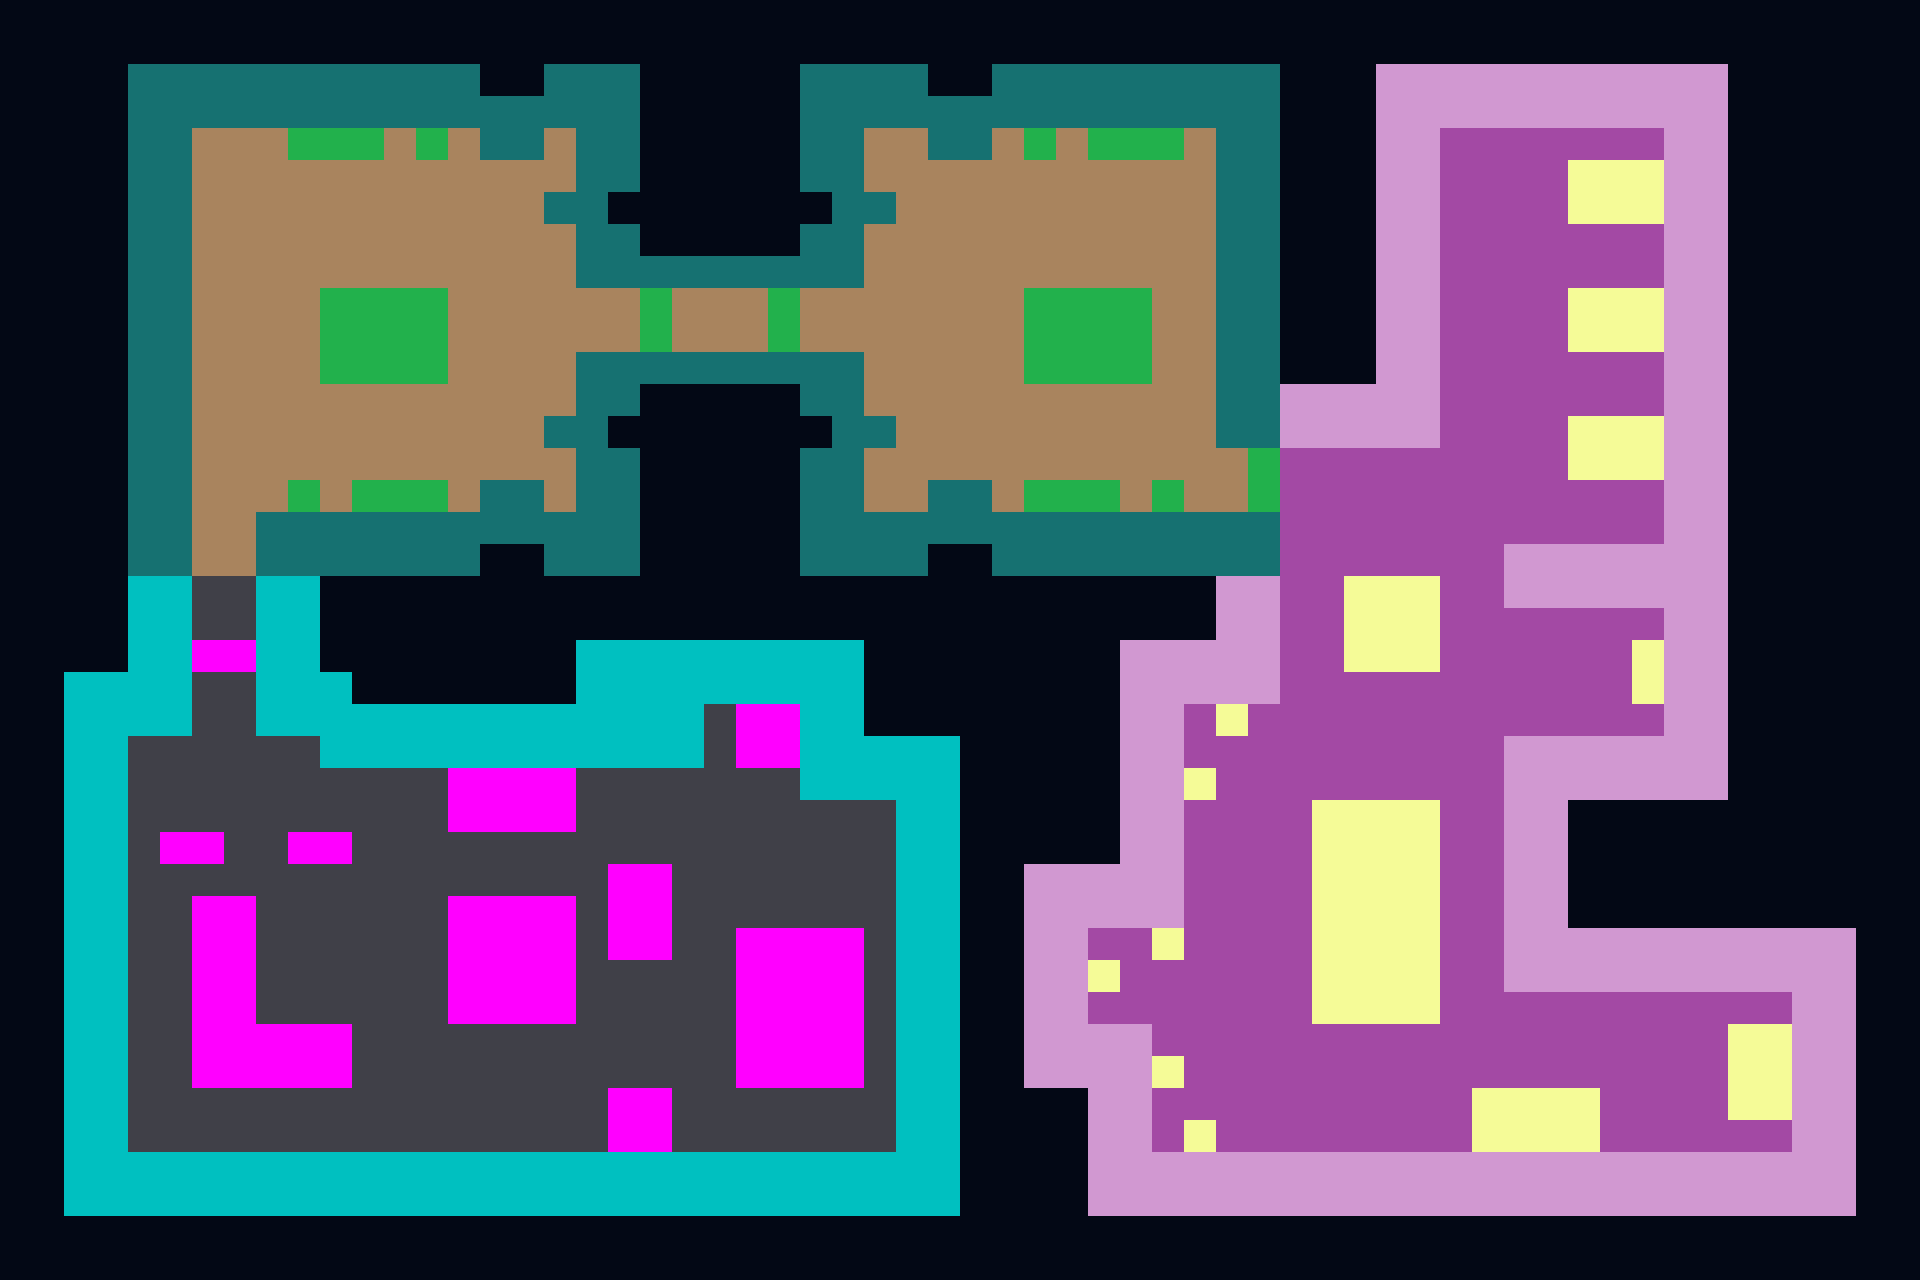

A 2D game scene composited from a Tiled map and its tileset images. What follows is a short description and the map's XML, with every tile layer's data as written:
An orthogonal 60x40 tile map with 32x32 px tiles, 1 tile layer (Tile Layer 1).

<map version="1.2" tiledversion="1.2.3" orientation="orthogonal" renderorder="right-down" width="60" height="40" tilewidth="32" tileheight="32" infinite="0" nextlayerid="2" nextobjectid="1">
 <tileset firstgid="1" name="colorblock" tilewidth="32" tileheight="32" tilecount="12" columns="3">
  <image source="../../tilesheet/colorblock.png" trans="000000" width="96" height="128" />
 </tileset>
 <layer id="1" name="Tile Layer 1" width="60" height="40">
  <data encoding="csv">
7,7,7,7,7,7,7,7,7,7,7,7,7,7,7,7,7,7,7,7,7,7,7,7,7,7,7,7,7,7,7,7,7,7,7,7,7,7,7,7,7,7,7,7,7,7,7,7,7,7,7,7,7,7,7,7,7,7,7,7,
7,7,7,7,7,7,7,7,7,7,7,7,7,7,7,7,7,7,7,7,7,7,7,7,7,7,7,7,7,7,7,7,7,7,7,7,7,7,7,7,7,7,7,7,7,7,7,7,7,7,7,7,7,7,7,7,7,7,7,7,
7,7,7,7,8,8,8,8,8,8,8,8,8,8,8,7,7,8,8,8,7,7,7,7,7,8,8,8,8,7,7,8,8,8,8,8,8,8,8,8,7,7,7,5,5,5,5,5,5,5,5,5,5,5,7,7,7,7,7,7,
7,7,7,7,8,8,8,8,8,8,8,8,8,8,8,8,8,8,8,8,7,7,7,7,7,8,8,8,8,8,8,8,8,8,8,8,8,8,8,8,7,7,7,5,5,5,5,5,5,5,5,5,5,5,7,7,7,7,7,7,
7,7,7,7,8,8,11,11,11,9,9,9,11,9,11,8,8,11,8,8,7,7,7,7,7,8,8,11,11,8,8,11,9,11,9,9,9,11,8,8,7,7,7,5,5,4,4,4,4,4,4,4,5,5,7,7,7,7,7,7,
7,7,7,7,8,8,11,11,11,11,11,11,11,11,11,11,11,11,8,8,7,7,7,7,7,8,8,11,11,11,11,11,11,11,11,11,11,11,8,8,7,7,7,5,5,4,4,4,4,6,6,6,5,5,7,7,7,7,7,7,
7,7,7,7,8,8,11,11,11,11,11,11,11,11,11,11,11,8,8,7,7,7,7,7,7,7,8,8,11,11,11,11,11,11,11,11,11,11,8,8,7,7,7,5,5,4,4,4,4,6,6,6,5,5,7,7,7,7,7,7,
7,7,7,7,8,8,11,11,11,11,11,11,11,11,11,11,11,11,8,8,7,7,7,7,7,8,8,11,11,11,11,11,11,11,11,11,11,11,8,8,7,7,7,5,5,4,4,4,4,4,4,4,5,5,7,7,7,7,7,7,
7,7,7,7,8,8,11,11,11,11,11,11,11,11,11,11,11,11,8,8,8,8,8,8,8,8,8,11,11,11,11,11,11,11,11,11,11,11,8,8,7,7,7,5,5,4,4,4,4,4,4,4,5,5,7,7,7,7,7,7,
7,7,7,7,8,8,11,11,11,11,9,9,9,9,11,11,11,11,11,11,9,11,11,11,9,11,11,11,11,11,11,11,9,9,9,9,11,11,8,8,7,7,7,5,5,4,4,4,4,6,6,6,5,5,7,7,7,7,7,7,
7,7,7,7,8,8,11,11,11,11,9,9,9,9,11,11,11,11,11,11,9,11,11,11,9,11,11,11,11,11,11,11,9,9,9,9,11,11,8,8,7,7,7,5,5,4,4,4,4,6,6,6,5,5,7,7,7,7,7,7,
7,7,7,7,8,8,11,11,11,11,9,9,9,9,11,11,11,11,8,8,8,8,8,8,8,8,8,11,11,11,11,11,9,9,9,9,11,11,8,8,7,7,7,5,5,4,4,4,4,4,4,4,5,5,7,7,7,7,7,7,
7,7,7,7,8,8,11,11,11,11,11,11,11,11,11,11,11,11,8,8,7,7,7,7,7,8,8,11,11,11,11,11,11,11,11,11,11,11,8,8,5,5,5,5,5,4,4,4,4,4,4,4,5,5,7,7,7,7,7,7,
7,7,7,7,8,8,11,11,11,11,11,11,11,11,11,11,11,8,8,7,7,7,7,7,7,7,8,8,11,11,11,11,11,11,11,11,11,11,8,8,5,5,5,5,5,4,4,4,4,6,6,6,5,5,7,7,7,7,7,7,
7,7,7,7,8,8,11,11,11,11,11,11,11,11,11,11,11,11,8,8,7,7,7,7,7,8,8,11,11,11,11,11,11,11,11,11,11,11,11,9,4,4,4,4,4,4,4,4,4,6,6,6,5,5,7,7,7,7,7,7,
7,7,7,7,8,8,11,11,11,9,11,9,9,9,11,8,8,11,8,8,7,7,7,7,7,8,8,11,11,8,8,11,9,9,9,11,9,11,11,9,4,4,4,4,4,4,4,4,4,4,4,4,5,5,7,7,7,7,7,7,
7,7,7,7,8,8,11,11,8,8,8,8,8,8,8,8,8,8,8,8,7,7,7,7,7,8,8,8,8,8,8,8,8,8,8,8,8,8,8,8,4,4,4,4,4,4,4,4,4,4,4,4,5,5,7,7,7,7,7,7,
7,7,7,7,8,8,11,11,8,8,8,8,8,8,8,7,7,8,8,8,7,7,7,7,7,8,8,8,8,7,7,8,8,8,8,8,8,8,8,8,4,4,4,4,4,4,4,5,5,5,5,5,5,5,7,7,7,7,7,7,
7,7,7,7,3,3,1,1,3,3,7,7,7,7,7,7,7,7,7,7,7,7,7,7,7,7,7,7,7,7,7,7,7,7,7,7,7,7,5,5,4,4,6,6,6,4,4,5,5,5,5,5,5,5,7,7,7,7,7,7,
7,7,7,7,3,3,1,1,3,3,7,7,7,7,7,7,7,7,7,7,7,7,7,7,7,7,7,7,7,7,7,7,7,7,7,7,7,7,5,5,4,4,6,6,6,4,4,4,4,4,4,4,5,5,7,7,7,7,7,7,
7,7,7,7,3,3,2,2,3,3,7,7,7,7,7,7,7,7,3,3,3,3,3,3,3,3,3,7,7,7,7,7,7,7,7,5,5,5,5,5,4,4,6,6,6,4,4,4,4,4,4,6,5,5,7,7,7,7,7,7,
7,7,3,3,3,3,1,1,3,3,3,7,7,7,7,7,7,7,3,3,3,3,3,3,3,3,3,7,7,7,7,7,7,7,7,5,5,5,5,5,4,4,4,4,4,4,4,4,4,4,4,6,5,5,7,7,7,7,7,7,
7,7,3,3,3,3,1,1,3,3,3,3,3,3,3,3,3,3,3,3,3,3,1,2,2,3,3,7,7,7,7,7,7,7,7,5,5,4,6,4,4,4,4,4,4,4,4,4,4,4,4,4,5,5,7,7,7,7,7,7,
7,7,3,3,1,1,1,1,1,1,3,3,3,3,3,3,3,3,3,3,3,3,1,2,2,3,3,3,3,3,7,7,7,7,7,5,5,4,4,4,4,4,4,4,4,4,4,5,5,5,5,5,5,5,7,7,7,7,7,7,
7,7,3,3,1,1,1,1,1,1,1,1,1,1,2,2,2,2,1,1,1,1,1,1,1,3,3,3,3,3,7,7,7,7,7,5,5,6,4,4,4,4,4,4,4,4,4,5,5,5,5,5,5,5,7,7,7,7,7,7,
7,7,3,3,1,1,1,1,1,1,1,1,1,1,2,2,2,2,1,1,1,1,1,1,1,1,1,1,3,3,7,7,7,7,7,5,5,4,4,4,4,6,6,6,6,4,4,5,5,7,7,7,7,7,7,7,7,7,7,7,
7,7,3,3,1,2,2,1,1,2,2,1,1,1,1,1,1,1,1,1,1,1,1,1,1,1,1,1,3,3,7,7,7,7,7,5,5,4,4,4,4,6,6,6,6,4,4,5,5,7,7,7,7,7,7,7,7,7,7,7,
7,7,3,3,1,1,1,1,1,1,1,1,1,1,1,1,1,1,1,2,2,1,1,1,1,1,1,1,3,3,7,7,5,5,5,5,5,4,4,4,4,6,6,6,6,4,4,5,5,7,7,7,7,7,7,7,7,7,7,7,
7,7,3,3,1,1,2,2,1,1,1,1,1,1,2,2,2,2,1,2,2,1,1,1,1,1,1,1,3,3,7,7,5,5,5,5,5,4,4,4,4,6,6,6,6,4,4,5,5,7,7,7,7,7,7,7,7,7,7,7,
7,7,3,3,1,1,2,2,1,1,1,1,1,1,2,2,2,2,1,2,2,1,1,2,2,2,2,1,3,3,7,7,5,5,4,4,6,4,4,4,4,6,6,6,6,4,4,5,5,5,5,5,5,5,5,5,5,5,7,7,
7,7,3,3,1,1,2,2,1,1,1,1,1,1,2,2,2,2,1,1,1,1,1,2,2,2,2,1,3,3,7,7,5,5,6,4,4,4,4,4,4,6,6,6,6,4,4,5,5,5,5,5,5,5,5,5,5,5,7,7,
7,7,3,3,1,1,2,2,1,1,1,1,1,1,2,2,2,2,1,1,1,1,1,2,2,2,2,1,3,3,7,7,5,5,4,4,4,4,4,4,4,6,6,6,6,4,4,4,4,4,4,4,4,4,4,4,5,5,7,7,
7,7,3,3,1,1,2,2,2,2,2,1,1,1,1,1,1,1,1,1,1,1,1,2,2,2,2,1,3,3,7,7,5,5,5,5,4,4,4,4,4,4,4,4,4,4,4,4,4,4,4,4,4,4,6,6,5,5,7,7,
7,7,3,3,1,1,2,2,2,2,2,1,1,1,1,1,1,1,1,1,1,1,1,2,2,2,2,1,3,3,7,7,5,5,5,5,6,4,4,4,4,4,4,4,4,4,4,4,4,4,4,4,4,4,6,6,5,5,7,7,
7,7,3,3,1,1,1,1,1,1,1,1,1,1,1,1,1,1,1,2,2,1,1,1,1,1,1,1,3,3,7,7,7,7,5,5,4,4,4,4,4,4,4,4,4,4,6,6,6,6,4,4,4,4,6,6,5,5,7,7,
7,7,3,3,1,1,1,1,1,1,1,1,1,1,1,1,1,1,1,2,2,1,1,1,1,1,1,1,3,3,7,7,7,7,5,5,4,6,4,4,4,4,4,4,4,4,6,6,6,6,4,4,4,4,4,4,5,5,7,7,
7,7,3,3,3,3,3,3,3,3,3,3,3,3,3,3,3,3,3,3,3,3,3,3,3,3,3,3,3,3,7,7,7,7,5,5,5,5,5,5,5,5,5,5,5,5,5,5,5,5,5,5,5,5,5,5,5,5,7,7,
7,7,3,3,3,3,3,3,3,3,3,3,3,3,3,3,3,3,3,3,3,3,3,3,3,3,3,3,3,3,7,7,7,7,5,5,5,5,5,5,5,5,5,5,5,5,5,5,5,5,5,5,5,5,5,5,5,5,7,7,
7,7,7,7,7,7,7,7,7,7,7,7,7,7,7,7,7,7,7,7,7,7,7,7,7,7,7,7,7,7,7,7,7,7,7,7,7,7,7,7,7,7,7,7,7,7,7,7,7,7,7,7,7,7,7,7,7,7,7,7,
7,7,7,7,7,7,7,7,7,7,7,7,7,7,7,7,7,7,7,7,7,7,7,7,7,7,7,7,7,7,7,7,7,7,7,7,7,7,7,7,7,7,7,7,7,7,7,7,7,7,7,7,7,7,7,7,7,7,7,7
</data>
 </layer>
</map>
